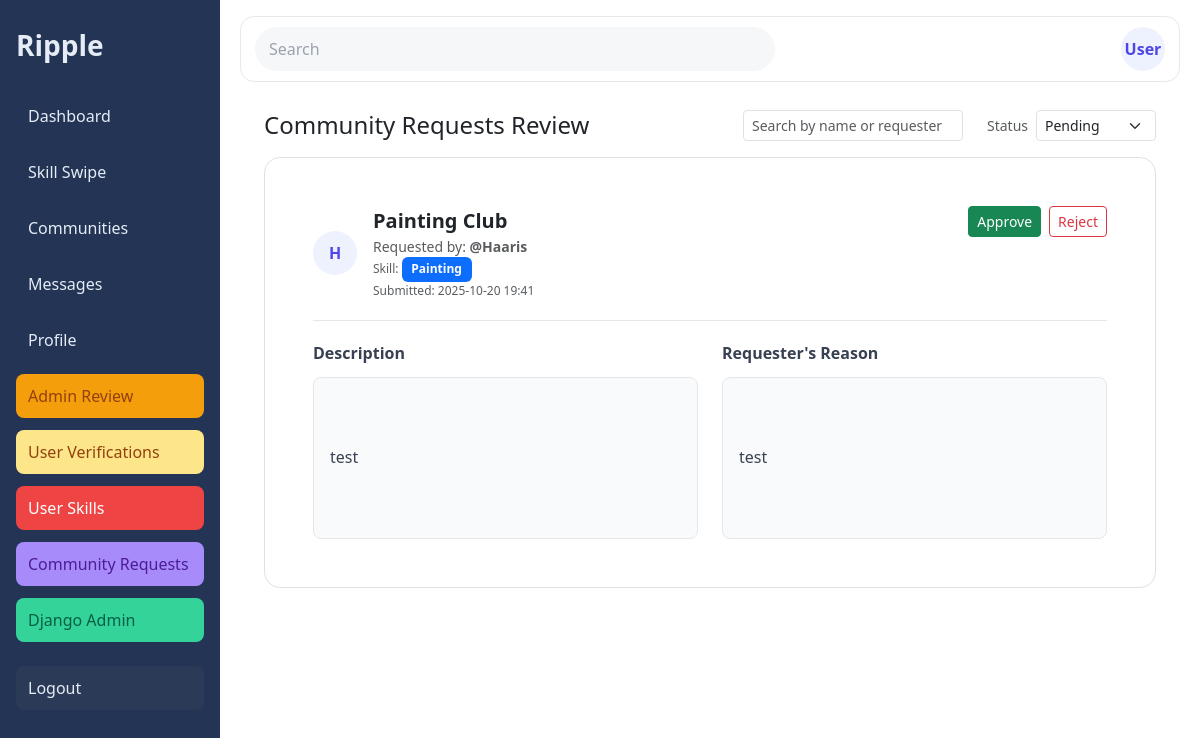
The app's page /communities/admin/requests/ (signed in), older data.
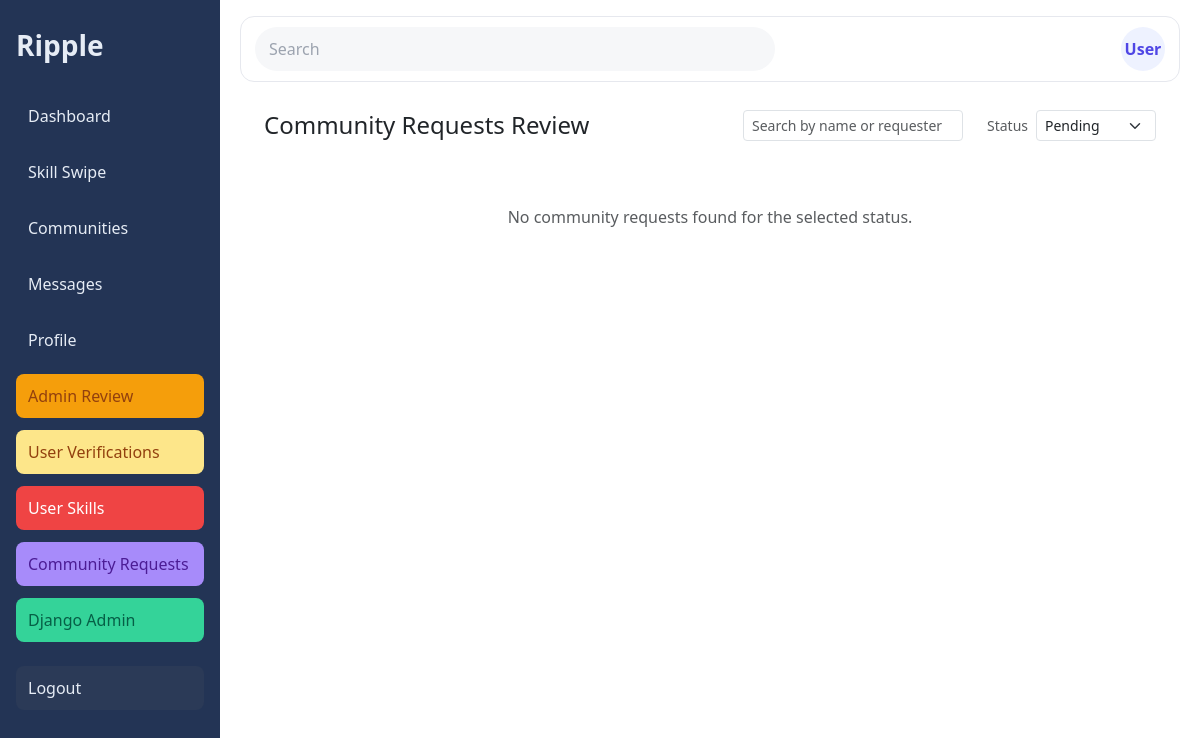
The same page, newer data.
### communities/models.py (models this page shows, shortened)
class CommunityRequest(models.Model):
    PENDING = 'pending'
    APPROVED = 'approved'
    REJECTED = 'rejected'
    STATUS_CHOICES = [
        (PENDING, 'Pending Review'),
        (APPROVED, 'Approved'),
        (REJECTED, 'Rejected'),
    ]
    requester = models.ForeignKey(settings.AUTH_USER_MODEL, on_delete=models.CASCADE, related_name='community_requests')
    name = models.CharField(max_length=140)
    skill = models.ForeignKey(Skill, on_delete=models.CASCADE)
    description = models.TextField()
    reason = models.TextField(help_text="Why do you want to create this community?")
    status = models.CharField(max_length=20, choices=STATUS_CHOICES, default=PENDING)
    admin_notes = models.TextField(blank=True)
    created_at = models.DateTimeField(auto_now_add=True)
    reviewed_at = models.DateTimeField(null=True, blank=True)
    reviewed_by = models.ForeignKey(settings.AUTH_USER_MODEL, on_delete=models.SET_NULL, null=True, blank=True, related_name='reviewed_requests')
    class Meta:
        ordering = ['-created_at']

### skills/models.py (models this page shows, shortened)
class Skill(models.Model):
    name = models.CharField(max_length=120, unique=True)
    description = models.TextField(blank=True)

### communities/views.py (the view)
# urls.py: path('admin/requests/', views.admin_community_requests, name='admin_community_requests'),
@staff_member_required
def admin_community_requests(request):
    status_filter = request.GET.get('status', 'pending')
    allowed_statuses = ['all', 'pending', 'approved', 'rejected']
    if status_filter not in allowed_statuses:
        status_filter = 'pending'
    requests_query = CommunityRequest.objects.select_related(
        'requester', 'skill', 'reviewed_by'
    )
    if status_filter != 'all':
        requests_query = requests_query.filter(status=status_filter)
    requests_list = requests_query.order_by('-created_at')
    return render(request, 'communities/admin_community_requests.html', {
        'requests': requests_list,
        'status_filter': status_filter,
    })

### communities/templates/communities/admin_community_requests.html (shortened to what this page needs)
{% extends 'base.html' %}
{% block content %}
<div class="container" style="max-width:1280px;">
    <div class="d-flex align-items-center justify-content-between flex-wrap gap-2 mb-3">
        <h2 class="h4 m-0">Community Requests Review</h2>
        <div class="d-flex align-items-center gap-2">
            <input id="search-input" type="text" class="form-control form-control-sm" placeholder="Search by name or requester">
            <form method="get" class="d-flex align-items-center gap-2">
                <label class="text-muted small ms-3">Status</label>
                <select name="status" style="width: 120px;" class="form-select form-select-sm" onchange="this.form.submit()">
                    <option value="pending" {% if status_filter == 'pending' %}selected{% endif %}>Pending</option>
                </select>
            </form>
        </div>
    </div>
    {% if requests %}
    <div class="row g-4" id="cards">
        {% for req in requests %}
        <div class="col-12 search-card" data-keywords="{{ req.name }} {{ req.requester.username }} {{ req.skill.name }}">
            <div class="request-card border rounded-4 p-4 p-md-5">
                <div class="d-flex justify-content-between align-items-start gap-3 flex-wrap">
                    <div class="d-flex align-items-center gap-3">
                        <div class="user-pill">{{ req.requester.username|first|upper }}</div>
                        <div>
                            <div class="fw-bold fs-5">{{ req.name }}</div>
                            <div class="text-muted small">Requested by: <strong>@{{ req.requester.username }}</strong></div>
                            <div class="text-muted xsmall">Skill: <span class="badge bg-primary">{{ req.skill.name }}</span></div>
                            <div class="text-muted xsmall">Submitted: {{ req.created_at|date:'Y-m-d H:i' }}</div>
                        </div>
                    </div>
                    {% if req.status == 'pending' %}
                    <div class="d-flex align-items-center gap-2">
                        <a class="btn btn-sm btn-success" href="{% url 'communities:admin_community_request_action' req.id 'approve' %}">Approve</a>
                        <a class="btn btn-sm btn-outline-danger" href="{% url 'communities:admin_community_request_action' req.id 'reject' %}">Reject</a>
                    </div>
                    {% endif %}
                </div>
                <div class="section-divider"></div>
                <div class="row g-4">
                    <div class="col-12 col-md-6">
                        <div class="section-title">Description</div>
                        <div class="description-box">
                            {{ req.description|linebreaks }}
                        </div>
                    </div>
                    <div class="col-12 col-md-6">
                        <div class="section-title">Requester's Reason</div>
                        <div class="description-box">
                            {{ req.reason|linebreaks }}
                        </div>
                    </div>
                </div>
            </div>
        </div>
        {% endfor %}
    </div>
    {% else %}
        <div class="text-center py-5">
            <p class="text-muted">No community requests found for the selected status.</p>
        </div>
    {% endif %}
</div>
{% endblock %}

Row changes from the older to the newer data that the page shows:
no longer on this page (row edited): CommunityRequest: requester.username|first "H", name "Painting Club", requester.username "Haaris", skill.name "Painting", created_at "2025-10-20 19:41", status "Approve", description "test", reason "test"
Text that changed along with them:
text now shown: "No community requests found for the selected status."
